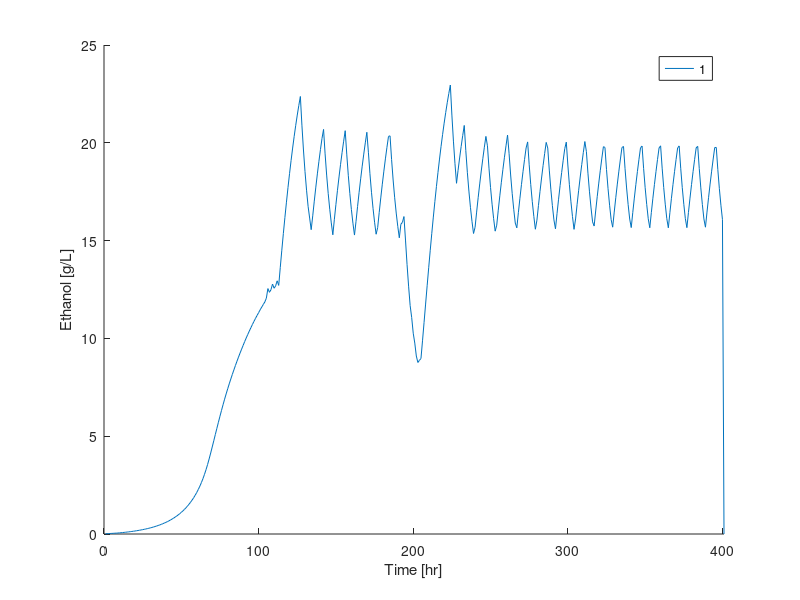
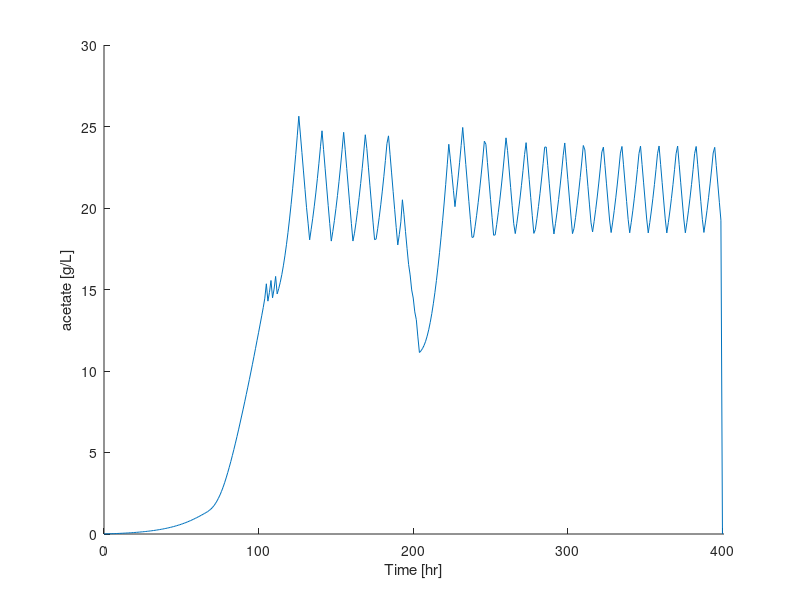
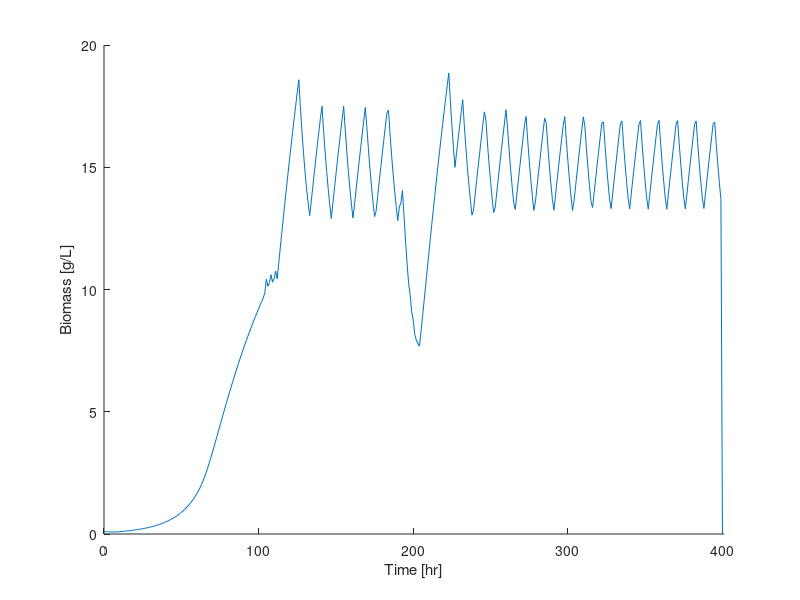
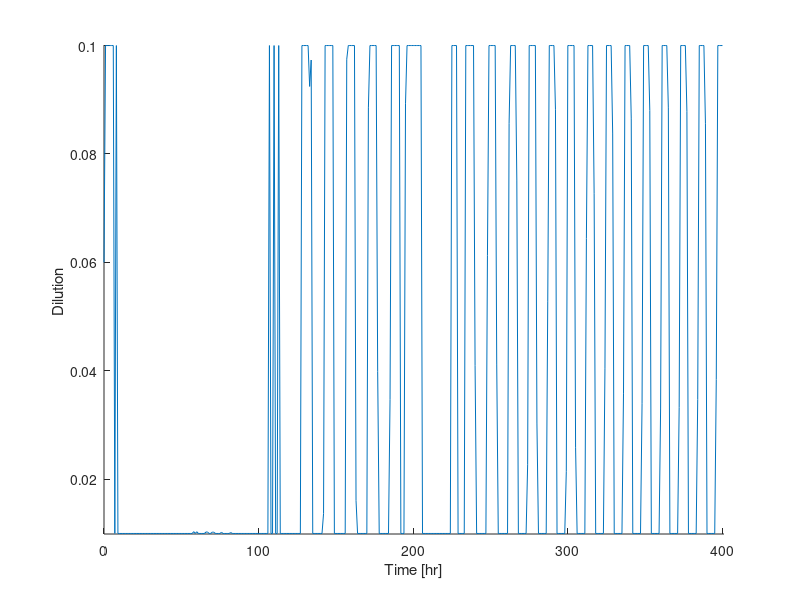

MATLAB code to generate these figures, in order: (Note: this script raises an error after producing the figures.)
clear
results = load('results_sample4.mat');
%results = struct();
%results.results = res;

sx = size(results.results);
hrs = 401;
samp = 401;
Tsamp = 1;
slt = .84;

Ce = zeros(sx(1), hrs);
Ca = zeros(sx(1), hrs);
Cz = zeros(sx(1), hrs);

D = zeros(sx(1), samp);

T11 = zeros(sx(1), samp);
T12 = zeros(sx(1), samp);
T13 = zeros(sx(1), samp);
T21 = zeros(sx(1), samp);
T22 = zeros(sx(1), samp);
T23 = zeros(sx(1), samp);
T31 = zeros(sx(1), samp);
T32 = zeros(sx(1), samp);
T33 = zeros(sx(1), samp);

for i =1:sx(1)
    Ce(i,:) = results.results(i).Ce;
    Ca(i,:) = results.results(i).Ca;
    Cx(i,:) = results.results(i).Cx;

    D(i,:) = results.results(i).D;
    ug(i,:) = results.results(i).u_g;

    T11(i,:) = results.results(i).T11;
    T21(i,:) = results.results(i).T21;
    T31(i,:) = results.results(i).T31;
    T12(i,:) = results.results(i).T12;
    T22(i,:) = results.results(i).T22;
    T32(i,:) = results.results(i).T32;
    T13(i,:) = results.results(i).T13;
    T23(i,:) = results.results(i).T23;
    T33(i,:) = results.results(i).T33;
end

%%%%%%%%%%%%%%%%%%%%%%%%%%%%%%%%%%%%%

figure(1)
hold on
for i = 1:sx(1)
    plot([1:hrs],Ce(i,:))
end
xlabel('Time [hr]')
ylabel('Ethanol [g/L]')
xlim([0 hrs])
legend('1','2','3','4')

figure(2)
hold on
for i = 1:sx(1)
    plot([0:hrs-1],Ca(i,:))
end
xlabel('Time [hr]')
ylabel('acetate [g/L]')
xlim([0 hrs])

figure(3)
hold on
for i = 1:sx(1)
    plot([0:hrs-1],Cx(i,:))
end
xlabel('Time [hr]')
ylabel('Biomass [g/L]')
xlim([0 hrs])

figure(4)
hold on
for i = 1:sx(1)
    plot([0:hrs-1],D(i,:))
end
xlabel('Time [hr]')
ylabel('Dilution ')
xlim([0 hrs])
ylim([.0099 .1001])

figure(5)
hold on
for i = 1:sx(1)
    plot([0:hrs-1],ug(i,:))
end
xlabel('Time [hr]')
ylabel('Gas velocity ')
xlim([0 hrs])
%ylim([.0099 .1001])


figure(6)
hold on
for i = 1:sx(1)
    plot([0:hrs-1],Ce(i,:)./Ca(i,:))
end
plot([0:hrs-1],ones(hrs,1)*slt)

xlabel('Time [hr]')
ylabel('Selectivity [g/L]')
xlim([0 hrs])
ylim([0 3.5])

figure(7)
subplot(3,3,1)
hold on 
    for i = 1:sx(1)
        plot([1:Tsamp:hrs],T11(i,:))
    end
    xlabel('Time [hr]')
    ylabel('Theta 1,1 - v_e ')
    xlim([0 hrs])

subplot(3,3,4)
hold on
    for i = 1:sx(1)
        plot([1:Tsamp:hrs],T21(i,:))
    end
    xlabel('Time [hr]')
    ylabel('Theta 2,1 - v_a ')
    xlim([0 hrs])

subplot(3,3,7)
hold on
    for i = 1:sx(1)
        plot([1:Tsamp:hrs],T31(i,:))
    end
    xlabel('Time [hr]')
    ylabel('Theta 3,1 - \mu ')
    xlim([0 hrs])

subplot(3,3,2)
hold on
    for i = 1:sx(1)
        plot([1:Tsamp:hrs],T12(i,:))
    end
    xlabel('Time [hr]')
    ylabel('Theta 1,2 - v_e ')
    xlim([0 hrs])

subplot(3,3,5)
hold on
    for i = 1:sx(1)
        plot([1:Tsamp:hrs],T22(i,:))
    end
    xlabel('Time [hr]')
    ylabel('Theta 2,2 - v_a ')
    xlim([0 hrs])

subplot(3,3,8)
hold on
    for i = 1:sx(1)
        plot([1:Tsamp:hrs],T32(i,:))
    end
    xlabel('Time [hr]')
    ylabel('Theta 3,2 - \mu ')
    xlim([0 hrs])
    
    
 subplot(3,3,3)
hold on
    for i = 1:sx(1)
        plot([1:Tsamp:hrs],T13(i,:))
    end
    xlabel('Time [hr]')
    ylabel('Theta 1,3 - v_e ')
    xlim([0 hrs])

subplot(3,3,6)
hold on
    for i = 1:sx(1)
        plot([1:Tsamp:hrs],T23(i,:))
    end
    xlabel('Time [hr]')
    ylabel('Theta 2,3 - v_a ')
    xlim([0 hrs])

subplot(3,3,9)
hold on
    for i = 1:sx(1)
        plot([1:Tsamp:hrs],T33(i,:))
    end
    xlabel('Time [hr]')
    ylabel('Theta 3,3 - \mu ')
    xlim([0 hrs])


%%

score_1 = score(Ce(1,:),Ca(1,:))
score_2 = score(Ce(2,:),Ca(2,:))
score_3 = score(Ce(3,:),Ca(3,:))
score_4 = score(Ce(4,:),Ca(4,:))
score_5 = score(Ce(5,:),Ca(5,:))
score_6 = score(Ce(6,:),Ca(6,:))









